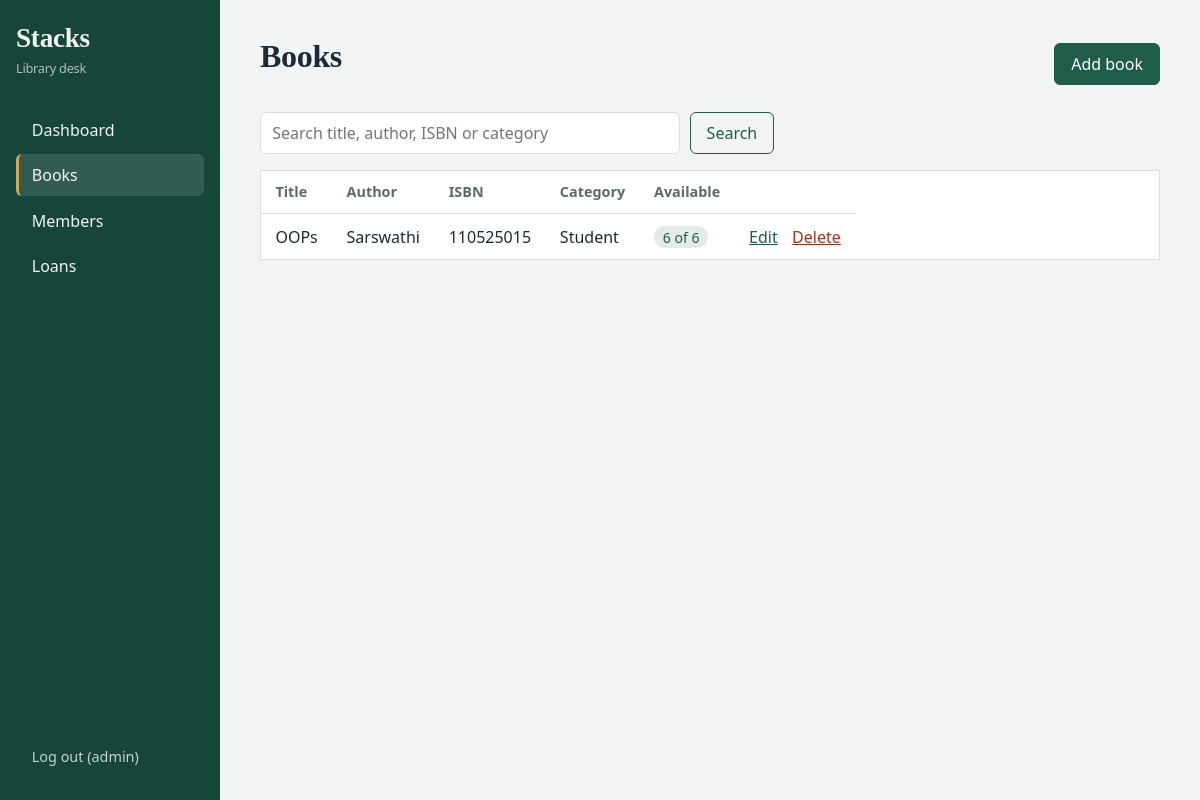
/books (signed in), run on the app's committed database.
### tables this page shows
CREATE TABLE books (
  id INTEGER PRIMARY KEY AUTOINCREMENT,
  title TEXT NOT NULL,
  author TEXT NOT NULL,
  isbn TEXT,
  category TEXT,
  copies INTEGER NOT NULL DEFAULT 1,
  available INTEGER NOT NULL DEFAULT 1
);

### app.py (the view)
@app.route("/books")
@login_required
def books():
    q = request.args.get("q", "").strip()
    like = f"%{q}%"
    rows = get_db().execute(
        "SELECT * FROM books WHERE title LIKE ? OR author LIKE ? OR isbn LIKE ? OR category LIKE ? ORDER BY title",
        (like, like, like, like)).fetchall()
    return render_template("books.html", books=rows, q=q)

### app.py (called while the page is built)
def get_db():
    if "db" not in g:
        g.db = sqlite3.connect(DB)
        g.db.row_factory = sqlite3.Row
        g.db.execute("PRAGMA foreign_keys = ON")
    return g.db

def login_required(view):
    @wraps(view)
    def wrapped(*a, **kw):
        if "user" not in session:
            return redirect(url_for("login"))
        return view(*a, **kw)
    return wrapped

### templates/books.html (shortened to what this page needs)
{% extends "base.html" %}
{% block content %}
<div class="head"><h1>Books</h1><a class="btn" href="{{ url_for('add_book') }}">Add book</a></div>
<form class="search" method="get"><input name="q" value="{{ q }}" placeholder="Search title, author, ISBN or category"><button class="btn ghost">Search</button></form>
{% if books %}
<table>
  <tr><th>Title</th><th>Author</th><th>ISBN</th><th>Category</th><th>Available</th><th></th></tr>
  {% for b in books %}
  <tr>
    <td>{{ b.title }}</td><td>{{ b.author }}</td><td>{{ b.isbn }}</td><td>{{ b.category }}</td>
    <td><span class="tag {{ 'none' if b.available == 0 }}">{{ b.available }} of {{ b.copies }}</span></td>
    <td class="acts">
      <a href="{{ url_for('edit_book', id=b.id) }}">Edit</a>
      <form method="post" action="{{ url_for('delete_book', id=b.id) }}" onsubmit="return confirm('Delete this book?')"><button class="link danger">Delete</button></form>
    </td>
  </tr>
  {% endfor %}
</table>
{% else %}<p class="empty">No books found. Add the first one.</p>{% endif %}
{% endblock %}

### static/style.css (style rules this page uses)
:root { --ink:#1b2a38; --paper:#f2f4f3; --card:#fff; --line:#d8dedb; --green:#1f5c4a; --green-d:#16453a; --brass:#b08a3e; --red:#a8321f; --muted:#5d6b66; }
* { box-sizing:border-box }
body { margin:0;background:var(--paper);color:var(--ink);font:16px/1.5 system-ui,-apple-system,"Segoe UI",sans-serif }
h1,h2,.brand { font-family:Georgia,"Times New Roman",serif;font-weight:600;letter-spacing:-.01em }
h1 { font-size:2rem;margin:0 0 1rem }
a { color:var(--green) }
.head { display:flex;justify-content:space-between;align-items:center;gap:1rem }
.btn { display:inline-block;background:var(--green);color:#fff;border:1px solid var(--green);padding:.5rem 1rem;border-radius:6px;font:inherit;text-decoration:none;cursor:pointer }
.btn.ghost { background:transparent;color:var(--green) }
.link { background:none;border:0;padding:0;font:inherit;color:var(--green);cursor:pointer;text-decoration:underline }
.link.danger { color:var(--red) }
table { width:100%;border-collapse:collapse;background:var(--card);border:1px solid var(--line);display:block;overflow-x:auto }
th,td { text-align:left;padding:.65rem .9rem;border-bottom:1px solid var(--line);white-space:nowrap }
th { font-weight:600;color:var(--muted);font-size:.9rem }
tr:last-child td { border-bottom:0 }
.acts { display:flex;gap:.9rem;align-items:center }
.acts form,td form { margin:0 }
.tag { background:rgba(31,92,74,.12);color:var(--green);padding:.1rem .55rem;border-radius:99px;font-size:.88rem }
.search { display:flex;gap:.6rem;margin:1rem 0 }
input,select { font:inherit;padding:.5rem .7rem;border:1px solid var(--line);border-radius:6px;background:var(--card);color:var(--ink);width:100% }
.search input { max-width:420px }

### data on the page
books: title "OOPs", author "Sarswathi", isbn "110525015", category "Student", available "6", copies "6"

### other printed values
{{ session.user }} "admin"
